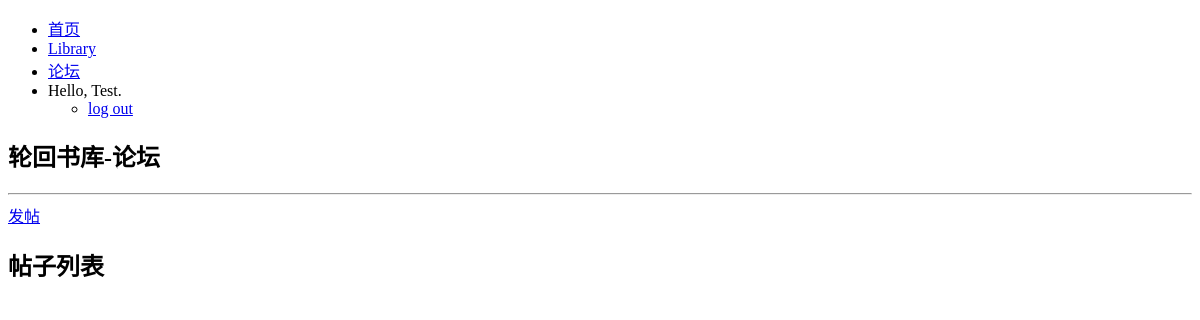
Before: /forum/ (signed in) with the older database file.
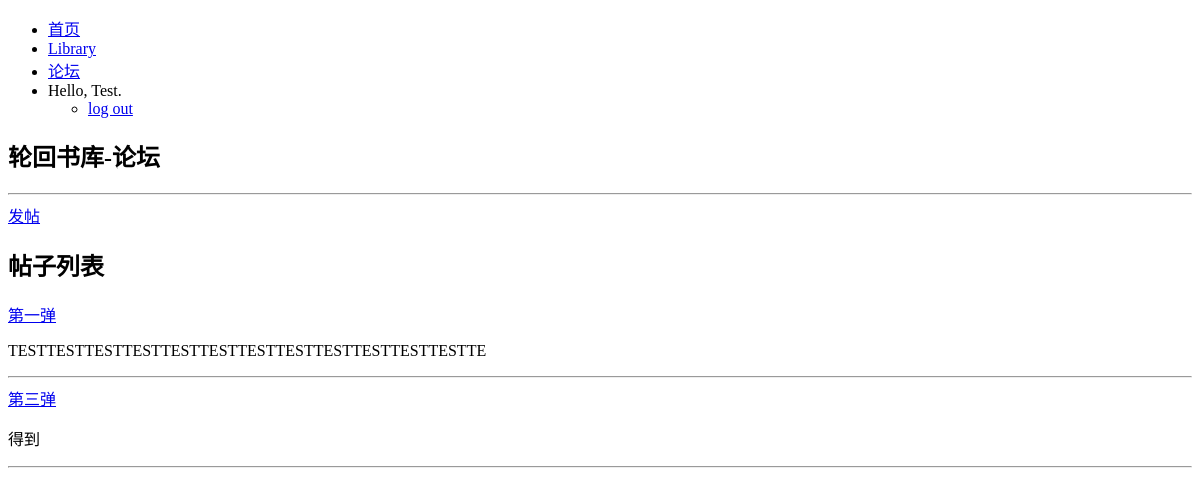
After: the same page with the newer database file.
### forum/models.py (models this page shows)
class Content(models.Model):
    t_id = models.ForeignKey('Content', verbose_name='指向内容的id', null=True, blank = True, on_delete=models.SET_NULL) # 如果不为空的话就是帖子，如果为空的话就是专栏或书单
    t_user =  models.ForeignKey(User, verbose_name='作者', null=True, blank = True, on_delete=models.SET_NULL)
    tags = models.ManyToManyField(Tag, verbose_name='标签') # 注意,帖子，专栏，书单就是用这个来分类的哒。
    create_time = models.DateField(verbose_name='创建时间', auto_now_add=True)
    text = models.CharField(verbose_name='正文', max_length=3000)
    title = models.CharField(verbose_name='标题', max_length=64)
    intro = models.CharField(verbose_name='内容摘要', max_length=256, null=True, blank = True) # 如果为空的话就默认使用内容前五十个字符。
    def __str__(self):
        return self.title
    def ffchar(self):
        return self.text[:50]

### forum/views.py (the view)
# urls.py: path('', include('forum.urls')),
def forum(request):
    contents = Content.objects.filter(t_id=None)
    context = {'contents':contents}
    return render(request, 'forum/forum.html', context)

### templates/forum/forum.html
{% extends "books/base.html" %}
{% block main %}
    <h2>轮回书库-论坛</h2>
    <hr/>
    <a href="{% url 'forum:add_ftopic' %}">发帖</a>
    <h2>帖子列表</h2>
    {% for content in contents %}
    <div>
       <a href="{% url 'forum:topic_detail' content.id %}">{{content}}</a>
       {% if content.intro == None %}
       <p>{{content.ffchar}}</p>
       {% else %}
       <p>{{content.intro}}</p>
       {% endif %}
       <hr/>
    </div>
    {% endfor %}
{% endblock %}

### templates/books/base.html (shortened to what this page needs)
<!DOCTYPE html>
<html>
<head>
</head>
<body>
  <ul>
    <li><a href="{% url 'forum:index' %}">首页</a></li>
    <li><a href="{% url 'books:index' %}">Library</a></li>
    <li><a href="{% url 'forum:forum' %}">论坛</a></li>
    {% if user.is_authenticated %}
    <li>Hello, {{ user.username }}.</li>
    <ul><li><a href="{% url 'users:logout' %}">log out</a></li></ul>
    {% else %}
    <li><a href="{% url 'users:login' %}">登录</a></li>
    <li><a href="{% url 'users:register' %}">注册</a></li>
    {% endif %}
  </ul>
  {% block main %}{% endblock %}
</body>
</html>

Changed rows visible on the page:
added Content: title "第一弹", ffchar "TESTTESTTESTTESTTESTTESTTESTTESTTESTTESTTESTTESTTE"
added Content: title "第三弹", intro "得到"
